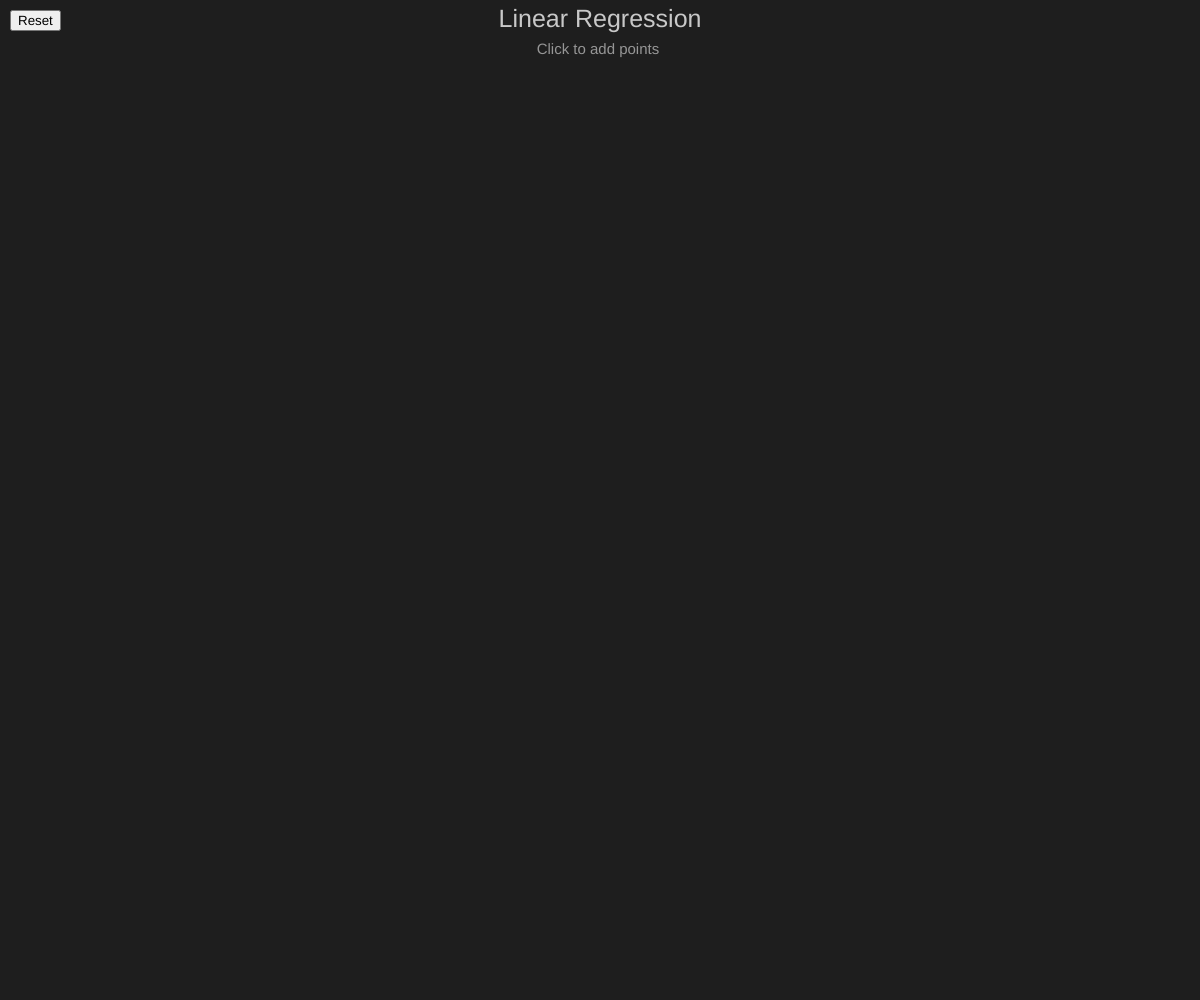
Frame 1 (no input)
Frame 60 (no input): identical to frame 1, image omitted
Frame 120 (the mouse pressed at the canvas centre since frame 60): identical to frame 1, image omitted

The p5.js sketch that drew this single still picture (run headless with seeded random() and noise() and a simulated clock; from frame 60 on, the mouse is pressed at the canvas centre):

// p5.js sketch
// ── sketch.js
let p = [];
let m, b;
let xsum = 0,
  ysum = 0;
let btn;
function setup() {
  createCanvas(windowWidth, windowHeight);
  btn = createButton("Reset")
    .position(10, 10)
    .mouseReleased(() => {
      p = [];
      xsum = 0;
      ysum = 0;
    });
}

function draw() {
  background(30);
  stroke(255);
  strokeWeight(5);
  for (let i = 0; i < p.length; i++) {
    let yy = map(p[i].y, 0, height, height, 0);
    point(p[i].x, yy);
  }
  if (p.length > 1) {
    linearRegression();
  }
  noStroke();
  fill(200);
  textSize(25);
  textAlign(CENTER, CENTER);
  text("Linear Regression", width / 2, 20);
  textSize(15);
  fill(150);
  text("Click to add points ", width / 2, 50);
}
function mouseReleased() {
  if (
    !(mouseX > btn.position().x &&
    mouseX < btn.position().x + btn.width &&
    mouseY > btn.position().y &&
    mouseY < btn.position().y + btn.height)
  ) {
    let yy = map(mouseY, 0, height, height, 0);
    p.push({ x: mouseX, y: yy });
    xsum += mouseX;
    ysum += yy;
  }
}
function drawline() {
  let x1 = 0;
  let y1 = m * x1 + b;
  let x2 = width;
  let y2 = m * x2 + b;
  y1 = map(y1, 0, height, height, 0);
  y2 = map(y2, 0, height, height, 0);
  stroke(50, 55, 250);
  strokeWeight(2);
  line(x1, y1, x2, y2);
}
function linearRegression() {
  let n = p.length;
  let xMean = xsum / n;
  let yMean = ysum / n;
  let up = 0;
  let down = 0;
  for (let i = 0; i < n; i++) {
    up += (p[i].x - xMean) * (p[i].y - yMean);
    down += (p[i].x - xMean) * (p[i].x - xMean);
  }
  m = up / down;
  b = yMean - m * xMean;
  drawline();
}
